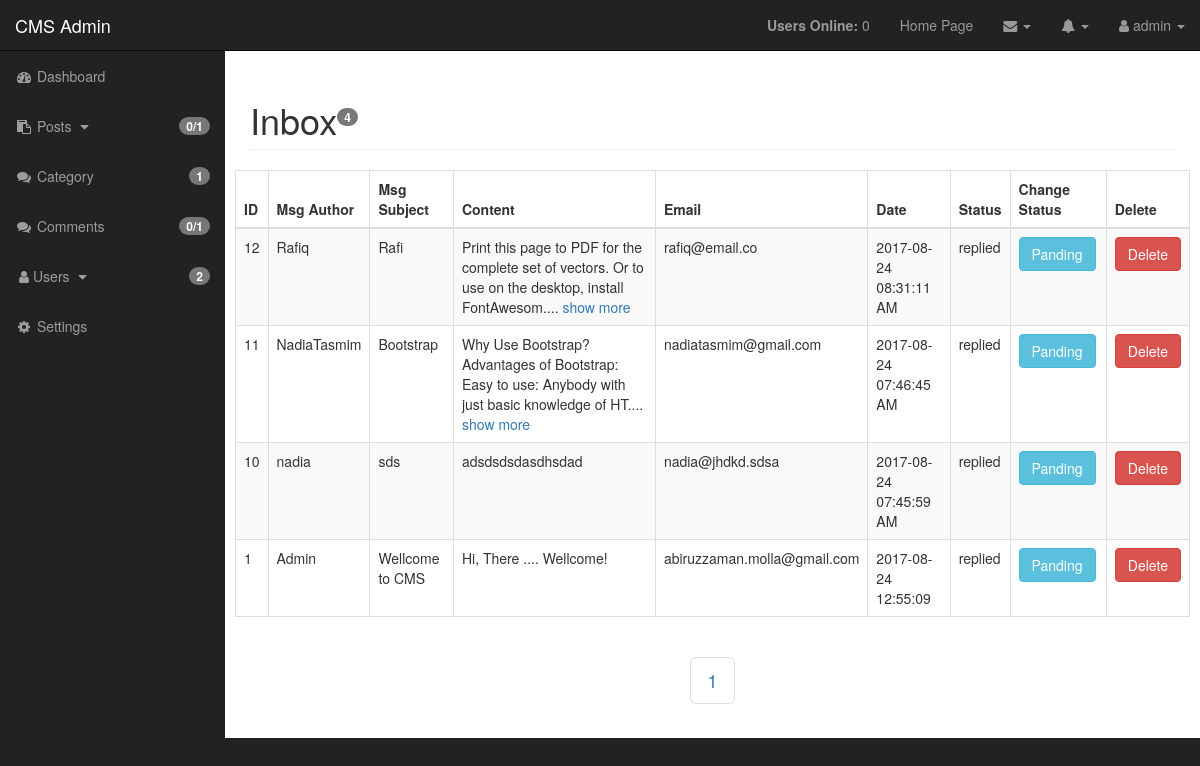
Page /admin/inbox.php (signed in) on the committed database.
### tables this page shows
CREATE TABLE `inbox` (
  `msg_id` int(10) NOT NULL,
  `msg_status` varchar(10) NOT NULL DEFAULT 'Panding',
  `msg_date` varchar(50) NOT NULL,
  `msg_author` varchar(60) NOT NULL,
  `msg_subject` varchar(70) NOT NULL,
  `author_email` varchar(70) NOT NULL,
  `msg_content` text NOT NULL
);

### admin/inbox.php (the view, shortened to what this page needs)
<?php include "includes/admin_header.php"; ?>
<div id="wrapper">
    <?php include "includes/admin_navigation.php"; ?>
    <div id="page-wrapper">
        <div class="container-fluid">
            <div class="row">
                <div class="col-lg-12">
                    <h1 class="page-header">
                        <?php
                        $inbox_query_count = "SELECT * FROM inbox";
                        $find_count = mysqli_query($connection, $inbox_query_count);
                        $count = mysqli_num_rows($find_count); ?>
                            Inbox<sup><span class="badge"><?php echo $count; ?></span></sup>
                    </h1>
                </div>
            </div>
            <div class="row">
                <table class="table table-bordered table-striped table-hover" width="100%">
                    <thead>
                        <tr>
                            <th>ID</th>
                            <th>Msg Author</th>
                            <th>Msg Subject</th>
                            <th>Content</th>
                            <th>Email</th>
                            <th>Date</th>
                            <th>Status</th>
                            <th>Change Status</th>
                            <th>Delete</th>
                        </tr>
                    </thead>
                    <tbody>
                        <?php
                        $per_page = 5;
                        if(isset($_GET['page'])){
                            $page = $_GET['page'];
                        } else {
                            $page = "";
                        }
                        if($page == "" || $page == 1){
                            $page_1 = 0;
                        } else {
                            $page_1 = ($page * $per_page) - $per_page;
                        }
                        ?>
                            <?php
                        $post_query_count = "SELECT * FROM inbox";
                        $find_count = mysqli_query($connection, $post_query_count);
                        $count = mysqli_num_rows($find_count);
                        $count = ceil($count / 5);
                        $query = "SELECT * FROM inbox ORDER BY msg_id DESC LIMIT $page_1,$per_page";
                        $select_msg = mysqli_query($connection,$query);
                        while($row = mysqli_fetch_assoc($select_msg)){
                            $msg_id = $row['msg_id'];
                            $msg_status = $row['msg_status'];
                            $msg_date = $row['msg_date'];
                            $msg_author = $row['msg_author'];
                            $msg_subject = $row['msg_subject'];
                            $author_email = $row['author_email'];
                            $msg_content = $row['msg_content'];
                            $msg_content = filter_var($msg_content, FILTER_SANITIZE_STRING, FILTER_FLAG_STRIP_HIGH);
                            $msg_sort_content = substr($row['msg_content'],0,100);
                            echo "<tr>";
                            echo "<td>$msg_id</td>";
                            echo "<td>$msg_author</td>";
                            echo "<td>$msg_subject</td>";
                            if($msg_content == $msg_sort_content){
                                echo "<td>$msg_sort_content</td>";
                            } else {
                                echo "<td>$msg_sort_content.... <a title='Full Message' data-toggle='popover' data-trigger='hover' data-content='$msg_content'>show more</a></td>";
                            }
                            echo "<td>$author_email</td>";
                            echo "<td>$msg_date</td>";
                            echo "<td>$msg_status</td>";
                            if($msg_status == 'Panding'){
                                echo "<td><a class='btn btn-success' href='inbox.php?replied={$msg_id}'>Replied</a></td>";
                            } else if($msg_status == 'replied'){
                                echo "<td><a class='btn btn-info' href='inbox.php?panding={$msg_id}'>Panding</a></td>";
                            }
                            echo "<td><a rel='$msg_id' class='btn btn-danger delete_link' href='javascript:void(0)'>Delete</a></td>";
                            echo "</tr>";
                        }
                        ?>
                    </tbody>
                </table>
                <center>
                    <ul class="pagination pagination-lg">
                        <?php
                        for($i = 1; $i <= $count; $i++){
                            if($i == $page){
                                echo "<li class='active'><a href='inbox.php?page={$i}'>{$i}</a></li>";
                            } else {
                                echo "<li><a href='inbox.php?page={$i}'>{$i}</a></li>";
                            }
                        }
                        ?>
                    </ul>
                </center>
            </div>
        </div>
    </div>
</div>
<?php include "includes/admin_footer.php" ?>

### admin/css/sb-admin.css (style rules this page uses)
body { margin-top: 100px; background-color: #222; }
@media (min-width:768px) { body { margin-top: 50px; } }
#wrapper { padding-left: 0; }
#page-wrapper { width: 100%; padding: 0; background-color: #fff; }
@media (min-width:768px) { #wrapper { padding-left: 225px; } }
@media (min-width:768px) { #page-wrapper { padding: 10px; } }

### rows in the picture
inbox: msg_id "12", msg_author "Rafiq", msg_subject "Rafi", msg_content "Print this page to PDF for the complete set of vectors. Or to use on the desktop, install FontAwesom", author_email "rafiq@email.co", msg_date "2017-08-24 08:31:11 AM", msg_status "replied"
inbox: msg_id "11", msg_author "NadiaTasmim", msg_subject "Bootstrap", msg_content "Why Use Bootstrap? Advantages of Bootstrap: Easy to use: Anybody with just basic knowledge of HT", author_email "nadiatasmim@gmail.com", msg_date "2017-08-24 07:46:45 AM", msg_status "replied"
inbox: msg_id "10", msg_author "nadia", msg_subject "sds", msg_content "adsdsdsdasdhsdad", author_email "nadia@jhdkd.sdsa", msg_date "2017-08-24 07:45:59 AM", msg_status "replied"
inbox: msg_id "1", msg_author "Admin", msg_subject "Wellcome to CMS", msg_content "Hi, There .... Wellcome!", author_email "abiruzzaman.molla@gmail.com", msg_date "2017-08-24 12:55:09", msg_status "replied"

### other values in the picture
users_online() "0"
$_SESSION['username'] "admin"
$count_dpost "0"
$count_allpost "1"
$count_categories "1"
$count_upcomments "0"
$count_allcomments "1"
$count_users "2"
$count "4"
